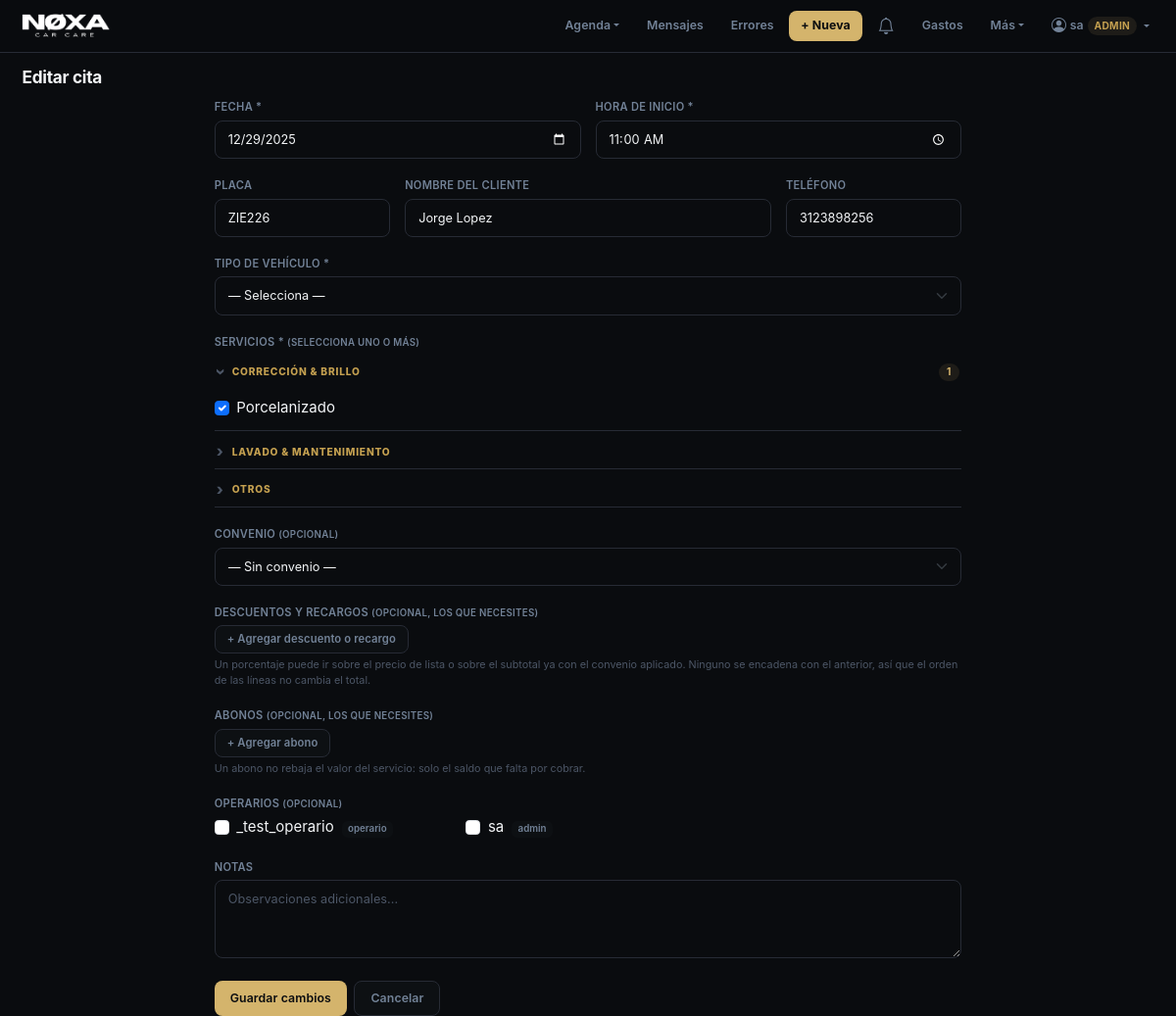
The app's page /appointment/1/edit (signed in) with its own data.
### app.py (models this page shows, shortened)
class User(db.Model):
    __tablename__ = "users"
    id           = db.Column(db.Integer, primary_key=True)
    username     = db.Column(db.String(80), nullable=False, unique=True)
    password_hash= db.Column(db.String(256), nullable=False)
    role         = db.Column(db.String(20), nullable=False, default="operario")
    is_active    = db.Column(db.Boolean, default=True)
    created_at   = db.Column(db.DateTime, nullable=False, default=datetime.utcnow)
    must_change_password = db.Column(db.Boolean, default=False)
    salary          = db.Column(db.Integer, default=0)
    is_trial_period = db.Column(db.Boolean, default=False)  # override manual (legado)
    hire_date       = db.Column(db.Date, nullable=True)     # fecha real de ingreso

class Appointment(db.Model):
    __tablename__ = "appointments"
    id = db.Column(db.Integer, primary_key=True)
    customer_name = db.Column(db.String(120), nullable=True)
    plate = db.Column(db.String(20), nullable=True)
    phone = db.Column(db.String(20))
    services = db.Column(db.String(255), nullable=False)  # "Wash Morado, Motor"
    start_datetime = db.Column(db.DateTime, nullable=False)
    end_datetime = db.Column(db.DateTime, nullable=False)
    notes = db.Column(db.Text, nullable=True)
    vehicle_type_id = db.Column(
        db.Integer,
        db.ForeignKey("vehicle_types.id"),
        nullable=True
    )
    agreement_id = db.Column(
        db.Integer,
        db.ForeignKey("agreements.id"),
        nullable=True
    )
    booking_adjustment_type  = db.Column(db.String(20), nullable=True)
    booking_adjustment_mode  = db.Column(db.String(20), nullable=True)
    booking_adjustment_value = db.Column(db.Integer,    nullable=True)
    agreement = db.relationship("Agreement")
    vehicle_type = db.relationship("VehicleType")
    status = db.Column(db.String(20), nullable=False, default="scheduled")
    source = db.Column(db.String(50), nullable=True)
    work_status         = db.Column(db.String(20), nullable=False, default="pending")
    work_started_at     = db.Column(db.DateTime, nullable=True)
    work_paused_at      = db.Column(db.DateTime, nullable=True)
    work_ended_at       = db.Column(db.DateTime, nullable=True)
    total_pause_seconds = db.Column(db.Integer, nullable=False, default=0)
    notif_reminder_sent  = db.Column(db.Boolean, default=False)  # recordatorio al admin 30 min antes
    notif_client_sent    = db.Column(db.Boolean, default=False)  # recordatorio al cliente día anterior
    notif_ceramic_sent   = db.Column(db.Boolean, default=False)  # seguimiento cerámico 3 meses
    notif_reengagement_sent = db.Column(db.Boolean, default=False)  # reactivación 3 semanas sin volver
    notif_post_service_sent = db.Column(db.Boolean, default=False)  # seguimiento 7 días post-entrega
    operator_assignments = db.relationship(
        "AppointmentOperator", cascade="all, delete-orphan", lazy="joined"
    )
    adjustments = db.relationship(
        "AppointmentAdjustment", cascade="all, delete-orphan",
        order_by="AppointmentAdjustment.id", lazy="selectin"
    )
    payments = db.relationship(
        "AppointmentPayment", cascade="all, delete-orphan",
        order_by="AppointmentPayment.paid_on, AppointmentPayment.id", lazy="selectin"
    )

class Service(db.Model):
    __tablename__ = "services"
    id = db.Column(db.Integer, primary_key=True)
    name = db.Column(db.String(120), nullable=False, unique=True)
    duration_minutes = db.Column(db.Integer, nullable=False)
    is_active = db.Column(db.Boolean, default=True)
    is_diagnostic = db.Column(db.Boolean, nullable=False, default=False)
    is_online_bookable = db.Column(db.Boolean, nullable=False, default=False)
    description = db.Column(db.Text, nullable=True)
    occupies_single_day = db.Column(db.Boolean, nullable=False, default=False)

### app.py (the view, shortened to what this page needs)
@app.route("/appointment/<int:appointment_id>/edit", methods=["GET", "POST"])
def edit_appointment(appointment_id):
    appointment = Appointment.query.get_or_404(appointment_id)
    services = Service.query.filter_by(is_active=True).order_by(Service.name).all()
    vehicle_types = VehicleType.query.filter_by(is_active=True).order_by(VehicleType.name).all()
    agreements = Agreement.query.filter_by(is_active=True).order_by(Agreement.name).all()
    operators_list = User.query.filter(
        User.is_active == True,
        User.role.in_(["operario", "lider", "admin"])
    ).order_by(User.username).all()
    return render_template(
        "edit_appointment.html",
        appointment=appointment,
        services=services,
        vehicle_types=vehicle_types,
        agreements=agreements,
        operators_list=operators_list,
        mode="edit",
        today=appointment.start_datetime.date().isoformat()
    )

### templates/edit_appointment.html
{% extends "base.html" %}
{% block content %}
<h2>Editar cita</h2>
{% include "appointment_form.html" %}
{% endblock %}

### templates/base.html (shortened to what this page needs)
<!doctype html>
<html lang="es">
<head>
  <link href="https://cdn.jsdelivr.net/npm/bootstrap@5.3.3/dist/css/bootstrap.min.css" rel="stylesheet">
  <link href="https://cdn.jsdelivr.net/npm/bootstrap-icons@1.11.3/font/bootstrap-icons.min.css" rel="stylesheet">
</head>
<body>
<nav class="navbar navbar-expand-lg mb-0"
     style="background:rgba(10,12,15,0.95);backdrop-filter:blur(20px);-webkit-backdrop-filter:blur(20px);border-bottom:1px solid var(--border);">
  <div class="container-fluid px-3">
    <a class="navbar-brand"
       href="{{ url_for('whatsapp_inbox') if current_user and current_user.role == 'marketing' else url_for('calendar_view') }}"
       style="padding:0;">
      <img src="{{ url_for('static', filename='img/logotipo.png') }}" alt="Agenda Detailing" class="navbar-logo"
        onerror="this.style.display='none';this.insertAdjacentHTML('afterend','<span class=\'navbar-brand-text\'>Agenda</span>');">
    </a>
    <div class="collapse navbar-collapse justify-content-end" id="navbarContent">
      <div class="d-flex flex-column flex-lg-row align-items-lg-center gap-1 py-2 py-lg-0">
        {% if not current_user or current_user.role not in ('operario', 'marketing') %}
        <div class="dropdown">
          <button class="nav-link-custom border-0 bg-transparent dropdown-toggle"
                  type="button" data-bs-toggle="dropdown" aria-expanded="false">Agenda</button>
        </div>
        {% endif %}
        {% if not current_user or current_user.role != 'operario' %}
        <a class="nav-link-custom" href="{{ url_for('whatsapp_inbox') }}">Mensajes</a>
        {% endif %}
        {% if not current_user or current_user.role not in ('operario', 'marketing') %}
        <a class="nav-link-custom" href="{{ url_for('quality_errors_list') }}">Errores</a>
        <a class="nav-link-custom nav-link-accent" href="{{ url_for('new_appointment') }}">+ Nueva</a>
        {% endif %}
        {% if current_user and current_user.role != 'operario' %}
        <div class="dropdown" id="notifWrap">
          <button class="nav-link-custom border-0 bg-transparent position-relative d-flex align-items-center"
                  type="button" data-bs-toggle="dropdown" data-bs-auto-close="outside"
                  aria-expanded="false" aria-label="Notificaciones" title="Notificaciones">
            <i class="bi bi-bell" style="font-size:1.15rem;"></i>
          </button>
        </div>
        {% endif %}
        {% if not current_user or current_user.role not in ('operario', 'marketing') %}
        <a class="nav-link-custom" href="{{ url_for('expenses_new') }}">Gastos</a>
        {% endif %}
        <div class="dropdown">
          <button class="nav-link-custom border-0 bg-transparent dropdown-toggle"
                  type="button" data-bs-toggle="dropdown" aria-expanded="false">Más</button>
        </div>
        {% if current_user %}
        <div class="dropdown">
          <button class="nav-link-custom border-0 bg-transparent dropdown-toggle d-flex align-items-center gap-1"
                  type="button" data-bs-toggle="dropdown" aria-expanded="false">
            <i class="bi bi-person-circle" style="font-size:1rem;"></i>
            <span>{{ current_user.username }}</span>
            <span style="font-size:0.68rem;padding:2px 7px;border-radius:20px;background:var(--accent-bg);color:var(--accent-dk);font-weight:700;text-transform:uppercase;letter-spacing:0.3px;">{{ current_user.role }}</span>
          </button>
        </div>
        {% endif %}
      </div>
    </div>
  </div>
</nav>
<div class="container-fluid px-3 px-lg-4 pt-3">
  {% block content %}{% endblock %}
</div>
</body>
</html>

### templates/appointment_form.html (shortened to what this page needs)
{% set is_edit = (mode is defined and mode == "edit") %}
<div class="row justify-content-center">
  <div class="col-lg-8">
    <form method="POST"
          action="{{ url_for('edit_appointment', appointment_id=appointment.id) if is_edit else url_for('new_appointment') }}">
      <div class="row g-3 mb-3">
        <div class="col-sm-6">
          <label class="form-label">Fecha *</label>
          <input type="date"
                 name="date"
                 class="form-control bg-dark text-light border-secondary"
                 value="{{ today }}"
                 required>
        </div>
        <div class="col-sm-6">
          <label class="form-label">Hora de inicio *</label>
          <input type="time"
                 name="start_time"
                 class="form-control bg-dark text-light border-secondary"
                 value="{{ appointment.start_datetime.strftime('%H:%M') if is_edit else '' }}"
                 required>
        </div>
      </div>
      <div class="row g-3 mb-3">
        <div class="col-sm-3">
          <label class="form-label">Placa</label>
          <input type="text"
                 name="plate"
                 id="plate"
                 class="form-control bg-dark text-light border-secondary"
                 placeholder="Ej: ABC123"
                 value="{{ appointment.plate or '' if is_edit else '' }}"
                 autocomplete="off"
                 list="platesSuggestions"
                 style="text-transform: uppercase;">
        </div>
        <div class="col-sm-6">
          <label class="form-label">Nombre del cliente</label>
          <input type="text"
                 name="customer_name"
                 id="customer_name"
                 class="form-control bg-dark text-light border-secondary"
                 placeholder="Nombre completo"
                 value="{{ appointment.customer_name or '' if is_edit else '' }}"
                 autocomplete="off"
                 list="namesSuggestions">
        </div>
        <div class="col-sm-3">
          <label class="form-label">Teléfono</label>
          <input type="text"
                 name="phone"
                 id="phone"
                 class="form-control bg-dark text-light border-secondary"
                 placeholder="Ej: 3001234567"
                 value="{{ appointment.phone or '' if is_edit else '' }}">
        </div>
      </div>
      <div class="mb-3">
        <label class="form-label">Tipo de vehículo *</label>
        <select name="vehicle_type_id"
                id="vehicle_type_id"
                class="form-select bg-dark text-light border-secondary"
                required>
          <option value="">— Selecciona —</option>
        </select>
      </div>
      <div class="mb-3">
        <label class="form-label">Servicios * <small class="text-secondary">(selecciona uno o más)</small></label>
        {% set selected_services = appointment.services.split(', ') if is_edit else [] %}
        {% for categoria, svcs in agrupar_servicios(services) %}
          {% set marcados = svcs | selectattr('name', 'in', selected_services) | list | length if is_edit else 0 %}
          <details class="svc-group"{% if marcados %} open{% endif %}>
            <summary class="svc-group-title">
              <span>{{ categoria }}</span>
              <span class="svc-count"{% if not marcados %} hidden{% endif %}>{{ marcados }}</span>
            </summary>
            <div class="row g-2 pt-2">
              {% for svc in svcs %}
                <div class="col-sm-4 col-6">
                  <div class="form-check">
                    <input class="form-check-input service-checkbox"
                           type="checkbox"
                           name="service_ids"
                           id="svc_{{ svc.id }}"
                           value="{{ svc.id }}"
                           {% if is_edit and svc.name in selected_services %}checked{% endif %}>
                    <label class="form-check-label" for="svc_{{ svc.id }}">
                      {{ svc.name }}
                    </label>
                  </div>
                </div>
              {% endfor %}
            </div>
          </details>
        {% endfor %}
      </div>
      <div class="mb-3">
        <label class="form-label">Convenio <small class="text-secondary">(opcional)</small></label>
        <select name="agreement_id"
                id="agreement_id"
                class="form-select bg-dark text-light border-secondary"
                onchange="toggleNewAgreementForm()">
          <option value="">— Sin convenio —</option>
        </select>
      </div>
      <div class="mb-3">
        <label class="form-label">
          Descuentos y recargos <small class="text-secondary">(opcional, los que necesites)</small>
        </label>
        <button type="button" class="btn btn-sm btn-outline-secondary" onclick="addAdjRow()">
          + Agregar descuento o recargo
        </button>
        <div class="form-text">
          Un porcentaje puede ir sobre el precio de lista o sobre el subtotal ya con el
          convenio aplicado. Ninguno se encadena con el anterior, así que el orden de las
          líneas no cambia el total.
        </div>
      </div>
      <div class="mb-3">
        <label class="form-label">
          Abonos <small class="text-secondary">(opcional, los que necesites)</small>
        </label>
        <button type="button" class="btn btn-sm btn-outline-secondary" onclick="addPayRow()">
          + Agregar abono
        </button>
        <div class="form-text">
          Un abono no rebaja el valor del servicio: solo el saldo que falta por cobrar.
        </div>
      </div>
      {% if operators_list %}
      <div class="mb-3">
        <label class="form-label">Operarios <small class="text-secondary">(opcional)</small></label>
        <div class="row g-2">
          {% set assigned_ids = appointment.operator_assignments | map(attribute='user_id') | list if is_edit else [] %}
          {% for op in operators_list %}
            <div class="col-sm-4 col-6">
              <div class="form-check">
                <input class="form-check-input"
                       type="checkbox"
                       name="operator_ids"
                       id="op_{{ op.id }}"
                       value="{{ op.id }}"
                       {% if op.id in assigned_ids %}checked{% endif %}>
                <label class="form-check-label" for="op_{{ op.id }}">
                  {{ op.username }}
                  <span class="badge bg-secondary ms-1" style="font-size:0.65rem;">{{ op.role }}</span>
                </label>
              </div>
            </div>
          {% endfor %}
        </div>
      </div>
      {% endif %}
      <div class="mb-4">
        <label class="form-label">Notas</label>
        <textarea name="notes"
                  class="form-control bg-dark text-light border-secondary"
                  rows="2"
                  placeholder="Observaciones adicionales...">{{ appointment.notes or '' if is_edit else '' }}</textarea>
      </div>
      <div class="d-flex gap-2">
        <button type="submit" class="btn btn-primary">
          {{ "Guardar cambios" if is_edit else "Crear cita" }}
        </button>
        <a href="{{ url_for('calendar_view') }}" class="btn btn-outline-secondary">
          Cancelar
        </a>
      </div>
    </form>
  </div>
</div>

### records on screen
User: username "sa", role "ADMIN", role "admin"
Appointment: start_time "11:00", plate "ZIE226", customer_name "Jorge Lopez", phone "3123898256"
Service: name "☑", name "Porcelanizado"
User: username "_test_operario", role "operario"

### other values on screen
{{ categoria }} "CORRECCIÓN & BRILLO" "LAVADO & MANTENIMIENTO" "OTROS"
{{ marcados }} "1"
{{ "Guardar cambios" if is_edit else "Crear cita" }} "Guardar cambios"
